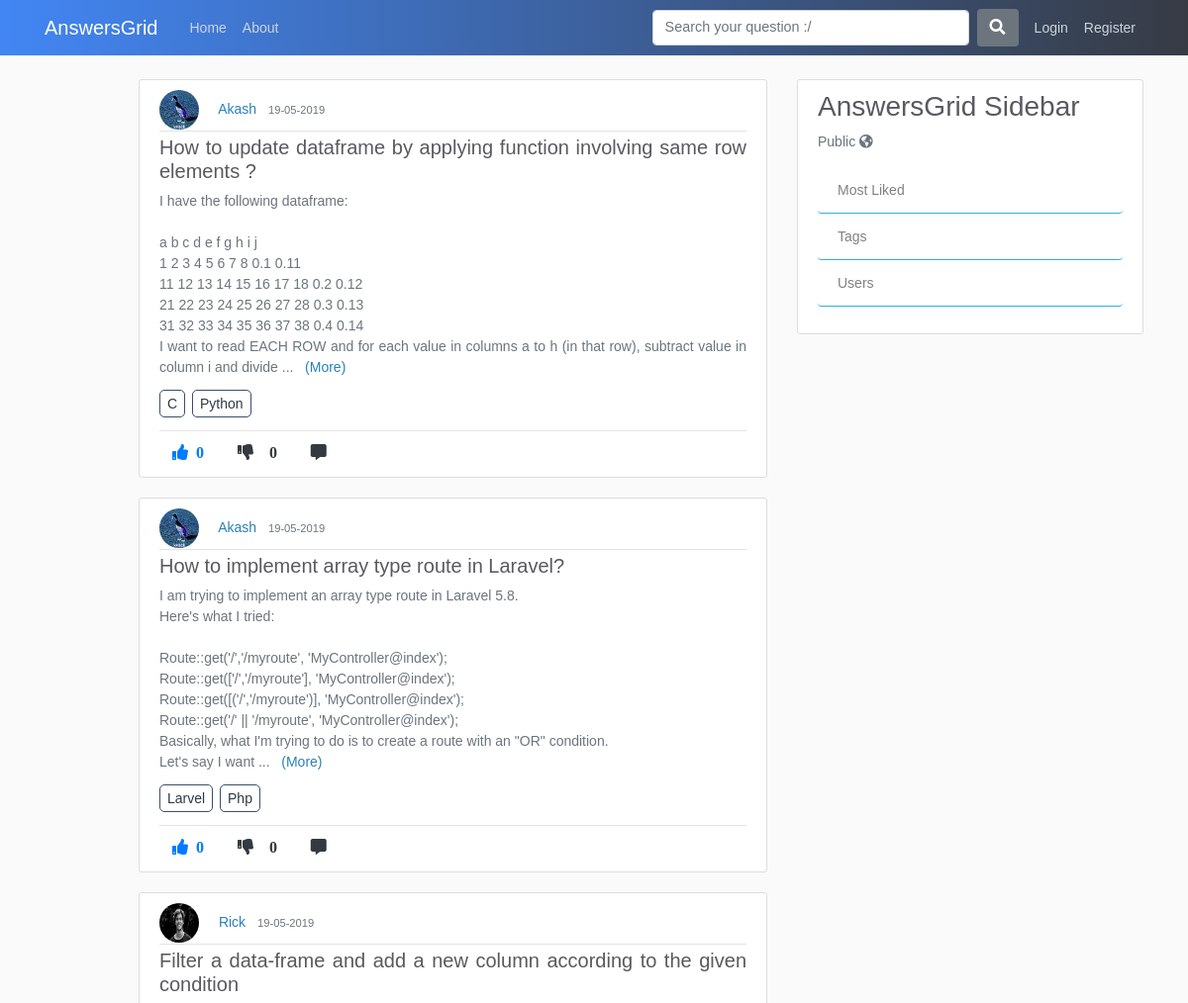
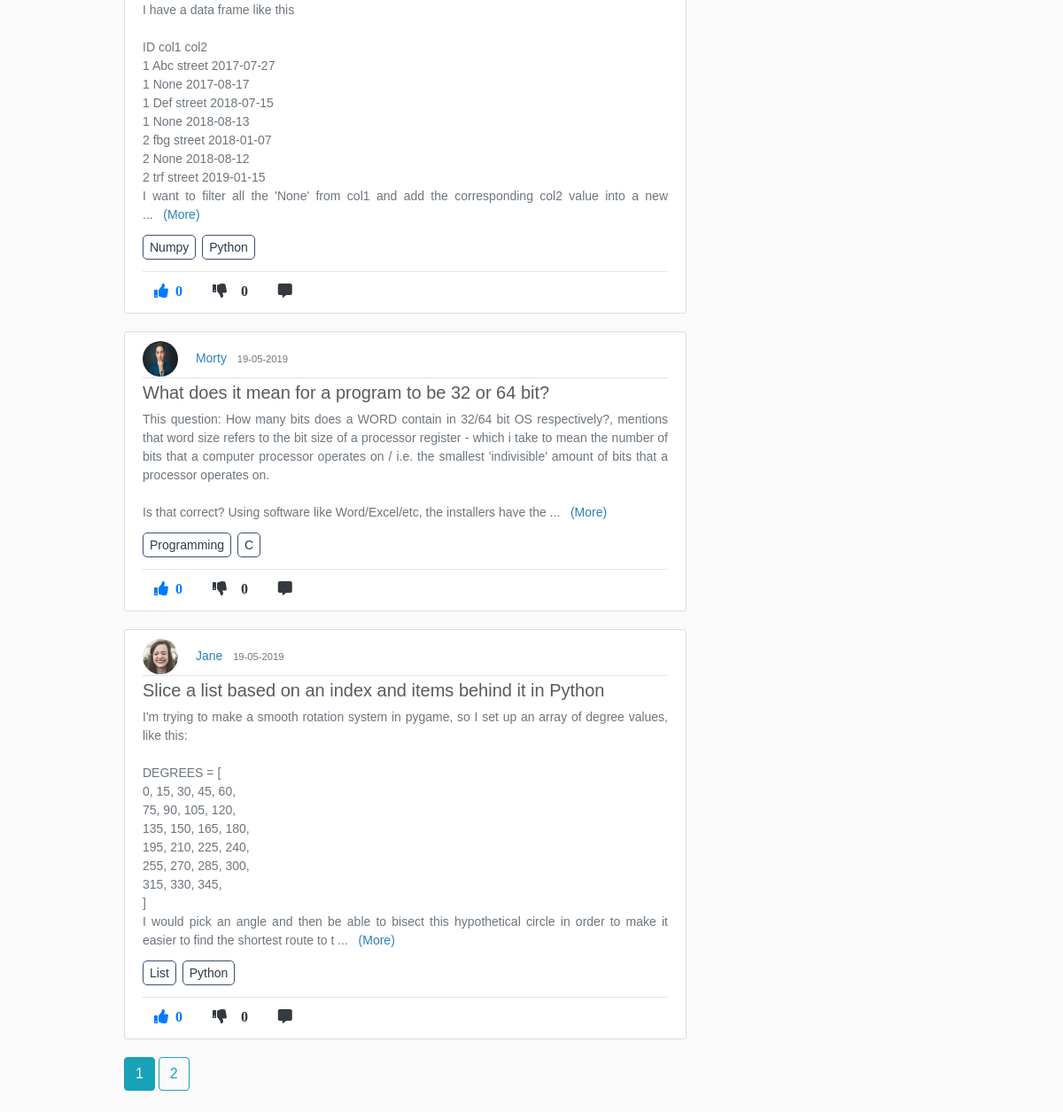
The page /home on the database its author committed (2 pictures, top to bottom).
### application/models.py (models this page shows, shortened)
class Post(db.Model):
    id = db.Column(db.Integer, primary_key=True)
    title = db.Column(db.String(100), nullable=False)
    content = db.Column(db.Text, nullable=False)
    date_posted = db.Column(db.DateTime, nullable=False, default=datetime.utcnow)
    like_count = db.Column(db.Integer, nullable=False, default=0)
    dislike_count = db.Column(db.Integer, nullable=False, default=0)
    user_id = db.Column(db.Integer, db.ForeignKey('user.id'), nullable=False)
    comments = db.relationship('Comment', backref='commentOnPost', lazy=True)
    answers = db.relationship('Answer', backref='answerOnPost', lazy=True)

class User(db.Model, UserMixin):
    id = db.Column(db.Integer, primary_key=True)
    username = db.Column(db.String(20), unique=True, nullable=False)
    email = db.Column(db.String(120), unique=True, nullable=False)
    image_file = db.Column(db.String(20), nullable=False, default='default.jpg')
    password = db.Column(db.String(60), nullable=False)
    posts = db.relationship('Post', backref='author', lazy=True)
    answers = db.relationship('Answer', backref="author", lazy=True)
    comments = db.relationship('Comment', backref='author', lazy=True)

class tagposts(db.Model):
    id = db.Column(db.Integer, primary_key=True, nullable=False)
    post_id = db.Column(db.Integer, db.ForeignKey('post.id'), nullable=False)
    tag_id = db.Column(db.Integer, db.ForeignKey('tags.tag_id'), nullable=False)

class Tags(db.Model):
    tag_id = db.Column(db.Integer, primary_key=True, nullable=False)
    tag_title = db.Column(db.String,nullable=False)

### application/routes.py (the view)
@app.route("/")
@app.route("/home")
def home():
    page = request.args.get('page',1,type=int)
    posts = Post.query.order_by(Post.date_posted.desc()).paginate(page=page, per_page=5)
    voted = Vote.query.order_by(Vote.post_id.desc())
    joinedTables = db.session.query(tagposts.post_id,tagposts.tag_id,Tags.tag_title,Post.title,Post.user_id,Post.like_count,Post.content).join(Tags).join(Post).all()
    return render_template('home.html', posts=posts, voted=voted, joinedTables=joinedTables)

### application/templates/home.html (shortened to what this page needs)
{% extends "layout.html" %}
{% block content %}
      {% for post in posts.items %}
        <article class="media content-section">
          <div class="media-body">
            <img class="rounded-circle article-img" src="{{ url_for('static', filename='profile_pics/' + post.author.image_file) }}">
            <a class="mr-2" href="{{ url_for('user_posts', username=post.author.username) }}">{{ post.author.username }}</a>
            <small class="text-muted">{{ post.date_posted.strftime('%d-%m-%Y') }}</small>
            <div class="article-metadata">
            </div>
            <h5 class="text-justify"><a class="article-title" href="{{ url_for('comment_post', post_id=post.id) }}">{{ post.title }}</a></h5>
            <p class="article-content comment more text-justify text-wrap text-muted">{{ post.content|safe }}</p>
            {% for tag in joinedTables %}
            {% if post.id in tag %}
            <a class="article-content tag-style text-justify" href="{{ url_for('tags', tag_title=tag.tag_title) }}">{{ tag.tag_title }}</a>
            {% endif %}
            {% endfor %}<hr>
           <div class="footRow">
            {%  if current_user.is_authenticated %}
              <a><i class="fas fa-thumbs-up mr-1 btn upvote"id="/vote/{{post.id}}/{{current_user.id}}" onclick="contentDisp(this);">  {{ post.like_count }} </i></a>
              <a><i class="fas fa-thumbs-down mr-1 btn upvote" id="/downvote/{{post.id}}/{{current_user.id}}" onclick="contentDisp(this);" >  {{ post.dislike_count }} </i></a>
              <a href="{{url_for('comment_post', post_id=post.id)}}"><i class="fas fa-comment-alt mr-1 btn text-dark"></i></a>
              {% else %}
              <a href="{{url_for('login')}}"><i class="fas fa-thumbs-up mr-1 btn text-primary upvote"><span class="ml-2 likes-count">{{ post.like_count }}</span></i></a>
              <a href="{{url_for('login')}}"><i class="fas fa-thumbs-down mr-1 btn text-dark"><span id="demo" class="ml-3">{{ post.like_count }}</i></a>
              <a href="{{url_for('comment_post', post_id=post.id)}}"><i class="fas fa-comment-alt mr-1 btn text-dark"></i></a>
            {% endif %}
            </div>
          </div>
        </article>
      {% endfor %}
    {% for page_num in posts.iter_pages(left_edge=1, right_edge=1, left_current=1, right_current=2) %}
      {% if page_num %}
        {% if posts.page == page_num %}
          <a class="btn btn-info mb-4" href="{{ url_for('home', page=page_num) }}">{{ page_num }}</a>
        {% else %}
          <a class="btn btn-outline-info mb-4" href="{{ url_for('home', page=page_num) }}">{{ page_num }}</a>
        {% endif %}
      {% else %}
      ...
      {% endif %}
    {% endfor %}
{% endblock content %}

### application/templates/layout.html (shortened to what this page needs)
<!DOCTYPE html>
<html>
<head>
    <link rel="stylesheet" href="https://maxcdn.bootstrapcdn.com/bootstrap/4.0.0/css/bootstrap.min.css">
    <link rel="stylesheet" type="text/css" href="{{ url_for('static', filename='main.css') }}">
    <link rel="stylesheet" href="https://use.fontawesome.com/releases/v5.8.1/css/all.css">
    <link href="http://cdnjs.cloudflare.com/ajax/libs/summernote/0.8.11/summernote.css" rel="stylesheet">
    <link href="https://cdnjs.cloudflare.com/ajax/libs/select2/4.0.6-rc.0/css/select2.min.css" rel="stylesheet" />
    <link href="//cdnjs.cloudflare.com/ajax/libs/jquery-form-validator/2.3.26/theme-default.min.css"
    rel="stylesheet" type="text/css" />
</head>
<body>
    <header class="site-header">
      <nav class="navbar navbar-expand-md navbar-dark fixed-top">
        <div class="container">
          <a class="navbar-brand mr-4" href="/">AnswersGrid</a>
          <div class="collapse navbar-collapse" id="navbarToggle">
            <div class="navbar-nav mr-auto">
              <a class="nav-item nav-link" href="{{ url_for('home') }}">Home</a>
              <a class="nav-item nav-link" href="{{ url_for('about') }}">About</a>
            </div>
            <form method="POST" action="/search" class="form-inline my-2 my-lg-0 form-group">
              <input class="form-control mr-sm-2 search-box" type="search" placeholder="Search your question :/" name="search" aria-label="Search">
              <button class="btn bg-secondary text-white mr-2" type="submit"><i class="fas fa-search"></i></button>
             </form>
            <div class="navbar-nav">
              {%  if current_user.is_authenticated %}
              <a class="nav-item nav-link" href="{{ url_for('new_post') }}">Add Question</a>
              <a class="nav-item nav-link" href="{{ url_for('account') }}">Account</a>
              <a class="nav-item nav-link" href="{{ url_for('logout') }}">Logout</a>
              {% else  %}
              <a class="nav-item nav-link" href="{{ url_for('login') }}">Login</a>
              <a class="nav-item nav-link" href="{{ url_for('register') }}">Register</a>
            {% endif %}
            </div>
          </div>
        </div>
      </nav>
    </header>
    <main role="main" class="container">
      <div class="row">
        <div class="col-md-1"></div>
        <div class="col-md-7">
          {% block content %}{% endblock %}
        </div>
        <div class="col-md-4">
          <div class="content-section">
              <h3>AnswersGrid Sidebar </h3>
              <p class='text-muted'>Public <i class="fas fa-globe-americas"></i>
                <ul class="list-group">
                  <a href="{{url_for('most_liked')}}"><li class="list-group-item list-group-item-light sidebar">Most Liked</li></a>
                  <a><li class="list-group-item list-group-item-light sidebar">Tags</li></a>
                  <a><li class="list-group-item list-group-item-light sidebar">Users</li></a>
                </ul>
              </p>
          </div>
          </div>
        </div>
    </main>
</body>
</html>

### application/static/main.css (style rules this page uses)
body { background: #fafafa; color: #333333; margin-top: 5rem; }
h1, h2, h3, h4, h5, h6 { color: #444444; }
.site-header .navbar-nav .nav-link { color: #cbd5db; }
.content-section { background: #ffffff; padding: 10px 20px; border: 1px solid #dddddd; border-radius: 3px; margin-bottom: 20px; }
.article-title { color: #444444; }
.article-content { white-space: pre-line; }
.article-img { height: 40px; width: 40px; margin-right: 16px; }
.article-metadata { padding-bottom: 1px; margin-bottom: 4px; border-bottom: 1px solid #e3e3e3 }
form .search-box { width:300px; }

### application/templates/layout.html (style rules this page uses)
body { color: #2e2626; margin-top: 5rem; font-size: 14px; font-weight: unset; line-height: 1.5; font-family: Arial; }
.form-control { display: block; width: 100%; padding: .375rem .75rem; font-size: .9rem; line-height: 1.5; color: #495057; background-color: #fff; background-clip: padding-box; border: 1px solid #ced4da; border-radius: .25rem; transition: border-color .15s ease-in-out,box-shadow .15s ease-in-out; }
.navbar { background: linear-gradient(to right, #4286f4, #373B44); }
form .search-box { width: 20rem!important; }
img { display: inline; }
.footRow { margin-top: -10px; }
.tag-style { margin-right: 3px; border: 1px solid #3a4e70; padding: 5px 7px; border-radius: 5px; color: #2C3A47 }
a { color: #2980b9; }
.fa-thumbs-up { color: #4286f4; }
.fa-thumbs-down { color: #f1545b }
.list-group-item:last-child { margin-bottom: 1px; background: #fff; border-left: none; border-right: none; border-top: none; border-bottom: 1px solid#33aedc; }
h4,h3 { color: #595a60; }
.article-title { color: #595a60; }

### rows shown on the page
Post: image_file (picture), author.username "Akash", date_posted "19-05-2019", title "How to update dataframe by applying function involving same row elements ?", content "I have the following dataframe: a b c d e f g h i j 1 2 3 4 5 6 7 8 0.1 0.11 11 12 13 14 15 16 17 18 0.2 0.12 21 22 23 24 25 26 27 28 0.3 0.13 31 32 33 34 35 36 37 38 0.4 0.14 I want to read EACH ROW and for each value in columns a to h (in that row), subtract value in column i and divide", like_count "0"
tagposts: tag_title "C"
tagposts: tag_title "Python"
Post: image_file (picture), author.username "Akash", date_posted "19-05-2019", title "How to implement array type route in Laravel?", content "I am trying to implement an array type route in Laravel 5.8. Here's what I tried: Route::get('/','/myroute', 'MyController@index'); Route::get(['/','/myroute'], 'MyController@index'); Route::get([('/','/myroute')], 'MyController@index'); Route::get('/' || '/myroute', 'MyController@index'); Basically, what I'm trying to do is to create a route with an \"OR\" condition. Let's say I want", like_count "0"
tagposts: tag_title "Larvel"
tagposts: tag_title "Php"
Post: image_file (picture), author.username "Rick", date_posted "19-05-2019", title "Filter a data-frame and add a new column according to the given condition", content "I have a data frame like this ID col1 col2 1 Abc street 2017-07-27 1 None 2017-08-17 1 Def street 2018-07-15 1 None 2018-08-13 2 fbg street 2018-01-07 2 None 2018-08-12 2 trf street 2019-01-15 I want to filter all the 'None' from col1 and add the corresponding col2 value into a new", like_count "0"
tagposts: tag_title "Numpy"
tagposts: tag_title "Python"
Post: image_file (picture), author.username "Morty", date_posted "19-05-2019", title "What does it mean for a program to be 32 or 64 bit?", content "This question: How many bits does a WORD contain in 32/64 bit OS respectively?, mentions that word size refers to the bit size of a processor register - which i take to mean the number of bits that a computer processor operates on / i.e. the smallest 'indivisible' amount of bits that a processor operates on. Is that correct? Using software like Word/Excel/etc, the installers have the", like_count "0"
tagposts: tag_title "Programming"
tagposts: tag_title "C"
Post: image_file (picture), author.username "Jane", date_posted "19-05-2019", title "Slice a list based on an index and items behind it in Python", content "I'm trying to make a smooth rotation system in pygame, so I set up an array of degree values, like this: DEGREES = [ 0, 15, 30, 45, 60, 75, 90, 105, 120, 135, 150, 165, 180, 195, 210, 225, 240, 255, 270, 285, 300, 315, 330, 345, ] I would pick an angle and then be able to bisect this hypothetical circle in order to make it easier to find the shortest route to t", like_count "0"
tagposts: tag_title "List"
tagposts: tag_title "Python"

### other values the page prints
{{ page_num }} "1"
{{ page_num }} "2"
